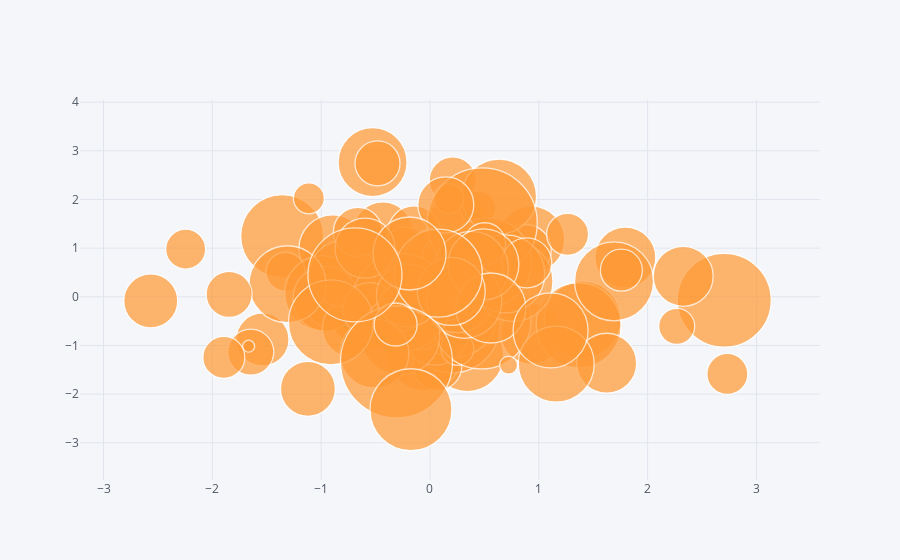

This figure's notebook cell:
### Markdown cell above
### bubble scatter plots
same as scatter, but you can easily size the dots by another column

### Code cell
df.iplot(kind='bubble',x='A', y='B', size='C')
